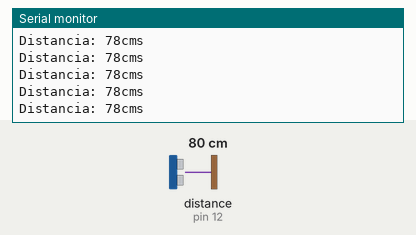
Recording of a sketch running on a simulated Arduino Uno, built with avr-gcc and run on an emulated ATmega328P. On the bench: the last lines printed to the serial monitor. Wiring (inferred from the names in the program): ultrasonic range finder: trigger pin 13; echo pin 12. The inputs (shaded band) are chosen by the test bench; at power-on: distance to the obstacle (sensor on pin 12) 80 cm. The echo pulse lasts 58.3 µs per cm.

Above: at 1.2 s.
1.3 s: distance to the obstacle (sensor on pin 12) set to 2 cm
At 1.38 s:
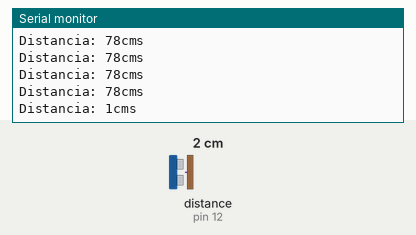
4.3 s: distance to the obstacle (sensor on pin 12) set to 4 cm
At 4.3 s:
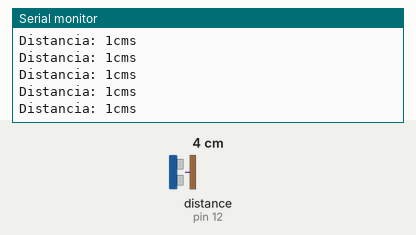
5.8 s: distance to the obstacle (sensor on pin 12) set to 35 cm
At 5.82 s:
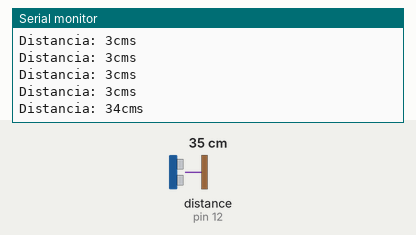
8.8 s: distance to the obstacle (sensor on pin 12) set to 250 cm
At 8.91 s:
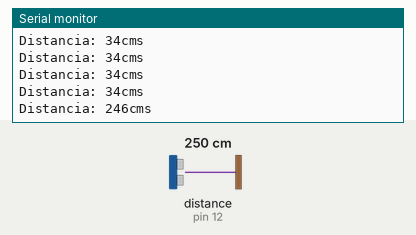
Timing chart, 0 to 11.8 s (numbered marks = the images above; inputs shaded):
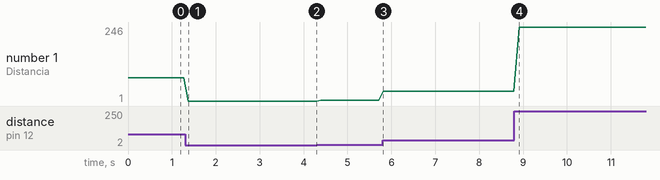

The sketch:

ir.ino
```cpp
const int Trigger = 13;
const int Echo = 12;

void setup() {
  // put your setup code here, to run once:

  Serial.begin(9600);
  pinMode(Trigger,OUTPUT); //pin de salida
  pinMode(Echo,INPUT); //pin de entrada
  digitalWrite(Trigger,LOW); //Inicializamos el pin de salida a 0


}

void loop() {
  // put your main code here, to run repeatedly:

  long d; //distancia
  long t; //tiempo

  digitalWrite(Trigger,HIGH);
  delayMicroseconds(10);
  digitalWrite(Trigger,LOW);

  t = pulseIn(Echo,HIGH); //obtenemos el tiempo
  d = t/59; // distancia en centímetros

  Serial.print ("Distancia: ");
  Serial.print (d);
  Serial.print ("cms");
  Serial.println ();

  delay(100);


}
```

Measured:
- after the input at 1.3 s, the serial monitor: prints a new line after 0.07 s (image 1)
- after the input at 5.8 s, the serial monitor: prints a new line at once (image 3)
- after the input at 8.8 s, the serial monitor: prints a new line after 0.11 s (image 4)
- plotted number 1: 78 → 1 after the input at 1.3 s, 1 → 3 after the input at 4.3 s, 3 → 34 after the input at 5.8 s, 34 → 246 after the input at 8.8 s
